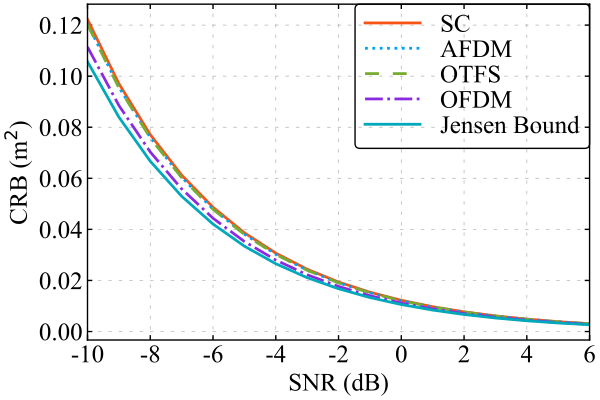

Python code for this plot:
"""Reproduce Fig. 1(a) or 1(b) of the CP-OFDM ranging-CRB paper.

This file is standalone. The original paper omits the exact 40 target delays,
complex target amplitudes, and Monte Carlo count. The fixed geometry below is
an explicit illustrative choice, not a claim about the authors' random seed.
"""

import os
os.environ["OPENBLAS_NUM_THREADS"] = "1"
os.environ["OMP_NUM_THREADS"] = "1"
from pathlib import Path

import matplotlib.pyplot as plt
from matplotlib.font_manager import FontProperties
import numpy as np
from scipy.linalg import cho_factor, cho_solve
from DigiCommPy.modem import PSKModem, QAMModem

#%%>>>>>>>>>>>>>>>>>>>>>>>>  全局绘图设置
plt.rcParams["font.family"] = "Times New Roman"
plt.rcParams['font.size'] = 14
plt.rcParams['axes.titlesize'] = 18
plt.rcParams['axes.labelsize'] = 18
plt.rcParams['xtick.labelsize'] = 18
plt.rcParams['ytick.labelsize'] = 22
plt.rcParams['axes.unicode_minus'] = False
plt.rcParams['figure.figsize'] = [8, 6]
plt.rcParams['lines.linestyle'] = '-'
plt.rcParams['lines.linewidth'] = 2
plt.rcParams['lines.color'] = 'blue'
plt.rcParams['lines.markersize'] = 6
plt.rcParams['figure.facecolor'] = 'white'
plt.rcParams['axes.edgecolor'] = 'black'
plt.rcParams['legend.fontsize'] = 18

#%%>>>>>>>>>>>>>>>>>>>>>>>>  仿真参数
PANEL = "a"                          # "a": 16-QAM; "b": 16-PSK
MOD_TYPE = "qam"
M = 16
N = 128
L = 40
N1, N2 = 32, 4
c1, c2 = 1 / 16, 1 / 8
B = 160e6                          # Hz
c = 3e8                            # m/s
SNR_dB = np.arange(-10, 7, 1)       # SNR = 1 / sigma^2
Iter = 1000                         # Monte Carlo data-symbol realizations
TARGET_SEED = 4
SYMBOL_SEED = 42
MIN_TARGET_SPACING = 0.8             # illustrative; unspecified by the paper

modem_dict = {'psk': PSKModem, 'qam': QAMModem}
modem = modem_dict[MOD_TYPE.lower()](M)
Es = np.mean(np.abs(modem.modulate(np.arange(M)))**2)  # paper: E|s|^2 = 1

def dft_matrix(length):
    index = np.arange(length)
    return np.exp(-2j * np.pi * np.outer(index, index) / length) / np.sqrt(length)

def delay_crb(J, rhs):
    # Equations (37)-(38): trace of the delay block of J^{-1}.
    try:
        solution = cho_solve(cho_factor(J, lower=True, check_finite=False), rhs, check_finite=False)
    except np.linalg.LinAlgError as exc:
        raise RuntimeError("Singular FIM: this realization has no finite delay CRB") from exc
    value = float(np.trace(solution[:L, :]))
    if not np.isfinite(value) or value <= 0:
        raise RuntimeError("Invalid delay CRB; check the target geometry and FIM")
    return value

def delay_crb1(J, L):
    J_inv = np.linalg.inv(J)
    crb = np.trace(J_inv[:L, :L])
    return float(crb)

#%%>>>>>>>>>>>>>>>>>>>>>>>>  目标几何与调制矩阵
if PANEL != "a" or MOD_TYPE.lower() != "qam" or M != 16 or N1 * N2 != N or N <= 3 * L:
    raise ValueError("Check PANEL, N1*N2=N, and the paper's N>3L condition")

# The paper states random target locations in [0,127], but not their realization or minimum spacing. This fixed, non-degenerate realization gives both standalone scripts precisely the same target geometry.
rng_targets = np.random.default_rng(TARGET_SEED)
free_range = (N - 1) - (L - 1) * MIN_TARGET_SPACING
tau = np.sort(rng_targets.uniform(0, free_range, L))
tau += MIN_TARGET_SPACING * np.arange(L)
beta = np.ones(L, dtype = complex)       # target amplitudes unspecified

index = np.arange(N)
a = np.exp(-2j * np.pi * index[:, None] * tau[None, :] / N)  # (29)
a_dot = (-2j * np.pi * index[:, None] / N) * a               # (30)
H = np.column_stack((a_dot * beta[None, :], a, 1j * a))      # (31)
rhs = np.zeros((3 * L, L))
rhs[:L, :] = np.eye(L)

F = dft_matrix(N)
F1 = dft_matrix(N1)
chirp1 = np.exp(2j * np.pi * c1 * index**2)
chirp2 = np.exp(2j * np.pi * c2 * index**2)

# Q^H s = F_N U s in (28)/(32); U comes from (8a)-(8d).
frequency_map = {
    "SC": F,
    "AFDM": F @ ((chirp1[:, None] * F.conj().T) * chirp2[None, :]),
    "OTFS": F @ np.kron(F1.conj().T, np.eye(N2)),
    "OFDM": np.eye(N, dtype=complex),
}
for name, QH in frequency_map.items():
    if not np.allclose(QH.conj().T @ QH, np.eye(N), atol=1e-12):
        raise RuntimeError(f"{name} modulation matrix is not unitary")

# Jensen bound (40)-(43). E|Q^H s|^2 = 1_N for every unitary waveform.
Jbar = 2 * np.real(H.conj().T @ H)   # sigma^2 = 1, before SNR scaling
jensen_normalized = delay_crb(Jbar, rhs)  # delay_crb1(Jbar, L)

#%%>>>>>>>>>>>>>>>>>>>>>>>>  数据符号蒙特卡洛仿真
np.random.seed(SYMBOL_SEED)
samples = {name: np.empty(Iter) for name in frequency_map}
for trial in range(Iter):
    d = np.random.randint(low = 0, high = M, size = N)
    X = modem.modulate(d)
    s = X / np.sqrt(Es)
    for name, QH in frequency_map.items():
        frequency_symbols = QH @ s
        power = np.abs(frequency_symbols)**2
        # Conditional FIM (32) at sigma^2 = 1. No noise sample is needed.
        J0 = 2 * np.real(H.conj().T @ (power[:, None] * H))
        J0 = (J0 + J0.T) / 2
        samples[name][trial] = delay_crb(J0, rhs) # delay_crb1(J0, L)
    if (trial + 1) % 200 == 0:
        print(f"Fig. 1({PANEL}): {trial + 1}/{Iter} symbol realizations")

#%%>>>>>>>>>>>>>>>>>>>>>>>>  整理全部数值与理论曲线
# J(SNR) = SNR*J0, so CRB(SNR) = CRB(1)/SNR.
# The delay-to-range conversion is [c/(2B)]^2, as stated under Fig. 1.
range_scale = (c / (2 * B))**2
snr_scale = 10**(-SNR_dB / 10)
curves = {name: values.mean() * range_scale * snr_scale for name, values in samples.items()}
jensen = jensen_normalized * range_scale * snr_scale

print(f"N={N}, L={L}, Iter={Iter}, TARGET_SEED={TARGET_SEED}, "
      f"MIN_TARGET_SPACING={MIN_TARGET_SPACING}, beta_l=1")
print("SNR=-10 dB: " + ", ".join(
    f"{name}={curve[0]:.3f} m^2" for name, curve in curves.items())
      + f", Jensen={jensen[0]:.3f} m^2")
if PANEL == "b":
    discrepancy = np.max(np.abs(curves["OFDM"] - jensen))
    print(f"PSK+OFDM versus Jensen: max absolute error = {discrepancy:.3e} m^2")
    if discrepancy > 1e-8:
        raise RuntimeError("Corollary 1 check failed: PSK-OFDM must equal Jensen")

#%%>>>>>>>>>>>>>>>>>>>>>>>>  最后统一画图
fig, axs = plt.subplots(1, 1, figsize = (6, 4), constrained_layout = True)
colors = ['#F65314', '#00A1F1', '#77AC30', '#8A2BE2', '#00A8BB', 'k']
linestyles = ['-', ':', (0, (5, 5)), '-.']
for m, name in enumerate(['SC', 'AFDM', 'OTFS', 'OFDM']):
    axs.plot(SNR_dB, curves[name], color = colors[m], ls = linestyles[m], label = name)
if PANEL == 'a':
    axs.plot(SNR_dB, jensen, color = colors[4], ls = '-', label = 'Jensen Bound')
else:
    axs.plot(SNR_dB, jensen, color = colors[4], ls = 'none', marker = 'x', ms = 8, mew = 1.8, label = 'Jensen Bound')

axs.grid(linestyle = (0, (5, 10)), linewidth = 0.5, which = 'both')
axs.set_xlim(-10, 6)
# axs.set_ylim(0, 7)
axs.set_xticks(np.arange(-10, 7, 2))
# axs.set_yticks(np.arange(0, 8, 1))
axs.set_xlabel('SNR (dB)')
axs.set_ylabel(r'CRB (m$^2$)')

font1 = FontProperties(family = 'Times New Roman', style = 'normal', size = 18)
legend1 = axs.legend(loc = 'upper right', borderaxespad = 0, edgecolor = 'black', labelspacing = 0.1, columnspacing = 0.5, handlelength = 2.2, prop = font1)
frame1 = legend1.get_frame()
frame1.set_alpha(1)
frame1.set_facecolor('none')

bw = 1
axs.spines['bottom'].set_linewidth(bw)
axs.spines['left'].set_linewidth(bw)
axs.spines['right'].set_linewidth(bw)
axs.spines['top'].set_linewidth(bw)
axs.tick_params(direction = 'in', axis = 'both', top = True, right = True, labelsize = 16, width = bw)
labels = axs.get_xticklabels() + axs.get_yticklabels()
[label.set_fontname('Times New Roman') for label in labels]
[label.set_fontsize(18) for label in labels]

output = Path(__file__).with_suffix('.pdf')
fig.savefig(output, )
print(f'Saved {output}')
plt.show()
plt.close()
